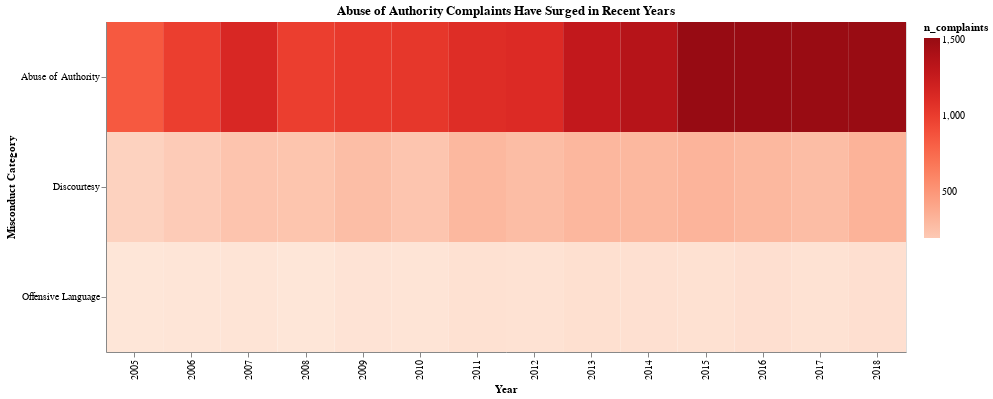

Write notebook code for a chart like this one.
### Code cell
import altair as alt

# Filter: only AA + comparison categories, remove Force
counts_vizA_AA = counts[
    (counts["year_received"] >= 2005) &
    (counts["year_received"] < 2019) &
    (counts["fado_type"].isin(["Abuse of Authority", "Discourtesy", "Offensive Language"]))
].copy()

# Determine color limits
min_n = counts_vizA_AA["n_complaints"].min()
max_n = counts_vizA_AA["n_complaints"].max()

heatmap_AA = (
    alt.Chart(counts_vizA_AA)
    .mark_rect()
    .encode(
        x=alt.X("year_received:O", title="Year"),
        y=alt.Y(
            "fado_type:N",
            sort=["Abuse of Authority", "Discourtesy", "Offensive Language"],
            title="Misconduct Category"
        ),
        # color=alt.Color(
        #     "n_complaints:Q",
        #     scale=alt.Scale(
        #         scheme="reds",
        #         domain=[min_n, max_n]   # scaled only to AA + small cats
        #     ),
        #     title="Raw Complaint Count"
        # ),
        color=alt.Color(
            "n_complaints:Q",
            scale=alt.Scale(
                scheme="reds",
                domain=[200, max_n]   # shift lower bound upward
            )
        ),
    
        tooltip=["year_received", "fado_type", "n_complaints"]
    )
    .properties(
        width=800,
        height=330,
        title="Abuse of Authority Complaints Have Surged in Recent Years"
    )
)

heatmap_AA
# heatmap_AA.save('heatmap_abuse_authority.png')

### Figure 1 — Vega-Lite specification as saved in the notebook (floating-point values rounded to 4 significant figures)
{"config": {"view": {"continuousWidth": 300, "continuousHeight": 300}}, "data": {"name": "data-4cf9938926a5915875780cdb5512a117"}, "mark": {"type": "rect"}, "encoding": {"color": {"field": "n_complaints", "scale": {"domain": [200, 1511.0], "scheme": "reds"}, "type": "quantitative"}, "tooltip": [{"field": "year_received", "type": "quantitative"}, {"field": "fado_type", "type": "nominal"}, {"field": "n_complaints", "type": "quantitative"}], "x": {"field": "year_received", "title": "Year", "type": "ordinal"}, "y": {"field": "fado_type", "sort": ["Abuse of Authority", "Discourtesy", "Offensive Language"], "title": "Misconduct Category", "type": "nominal"}}, "height": 330, "title": "Abuse of Authority Complaints Have Surged in Recent Years", "width": 800, "$schema": "https://vega.github.io/schema/vega-lite/v5.20.1.json", "datasets": {"data-4cf9938926a5915875780cdb5512a117": [{"year_received": 2005, "fado_type": "Abuse of Authority", "n_complaints": 845}, {"year_received": 2005, "fado_type": "Discourtesy", "n_complaints": 146}, {"year_received": 2005, "fado_type": "Offensive Language", "n_complaints": 17}, {"year_received": 2006, "fado_type": "Abuse of Authority", "n_complaints": 992}, {"year_received": 2006, "fado_type": "Discourtesy", "n_complaints": 186}, {"year_received": 2006, "fado_type": "Offensive Language", "n_complaints": 26}, {"year_received": 2007, "fado_type": "Abuse of Authority", "n_complaints": 1142}, {"year_received": 2007, "fado_type": "Discourtesy", "n_complaints": 231}, {"year_received": 2007, "fado_type": "Offensive Language", "n_complaints": 31}, {"year_received": 2008, "fado_type": "Abuse of Authority", "n_complaints": 991}, {"year_received": 2008, "fado_type": "Discourtesy", "n_complaints": 228}, {"year_received": 2008, "fado_type": "Offensive Language", "n_complaints": 18}, {"year_received": 2009, "fado_type": "Abuse of Authority", "n_complaints": 1023}, {"year_received": 2009, "fado_type": "Discourtesy", "n_complaints": 269}, {"year_received": 2009, "fado_type": "Offensive Language", "n_complaints": 36}, {"year_received": 2010, "fado_type": "Abuse of Authority", "n_complaints": 1038}, {"year_received": 2010, "fado_type": "Discourtesy", "n_complaints": 227}, {"year_received": 2010, "fado_type": "Offensive Language", "n_complaints": 29}, {"year_received": 2011, "fado_type": "Abuse of Authority", "n_complaints": 1100}, {"year_received": 2011, "fado_type": "Discourtesy", "n_complaints": 307}, {"year_received": 2011, "fado_type": "Offensive Language", "n_complaints": 49}, {"year_received": 2012, "fado_type": "Abuse of Authority", "n_complaints": 1115}, {"year_received": 2012, "fado_type": "Discourtesy", "n_complaints": 275}, {"year_received": 2012, "fado_type": "Offensive Language", "n_complaints": 43}, {"year_received": 2013, "fado_type": "Abuse of Authority", "n_complaints": 1286}, {"year_received": 2013, "fado_type": "Discourtesy", "n_complaints": 311}, {"year_received": 2013, "fado_type": "Offensive Language", "n_complaints": 57}, {"year_received": 2014, "fado_type": "Abuse of Authority", "n_complaints": 1356}, {"year_received": 2014, "fado_type": "Discourtesy", "n_complaints": 308}, {"year_received": 2014, "fado_type": "Offensive Language", "n_complaints": 54}, {"year_received": 2015, "fado_type": "Abuse of Authority", "n_complaints": 1511}, {"year_received": 2015, "fado_type": "Discourtesy", "n_complaints": 328}, {"year_received": 2015, "fado_type": "Offensive Language", "n_complaints": 48}, {"year_received": 2016, "fado_type": "Abuse of Authority", "n_complaints": 1507}, {"year_received": 2016, "fado_type": "Discourtesy", "n_complaints": 304}, {"year_received": 2016, "fado_type": "Offensive Language", "n_complaints": 61}, {"year_received": 2017, "fado_type": "Abuse of Authority", "n_complaints": 1499}, {"year_received": 2017, "fado_type": "Discourtesy", "n_complaints": 275}, {"year_received": 2017, "fado_type": "Offensive Language", "n_complaints": 45}, {"year_received": 2018, "fado_type": "Abuse of Authority", "n_complaints": 1500}, {"year_received": 2018, "fado_type": "Discourtesy", "n_complaints": 338}, {"year_received": 2018, "fado_type": "Offensive Language", "n_complaints": 61}]}}
